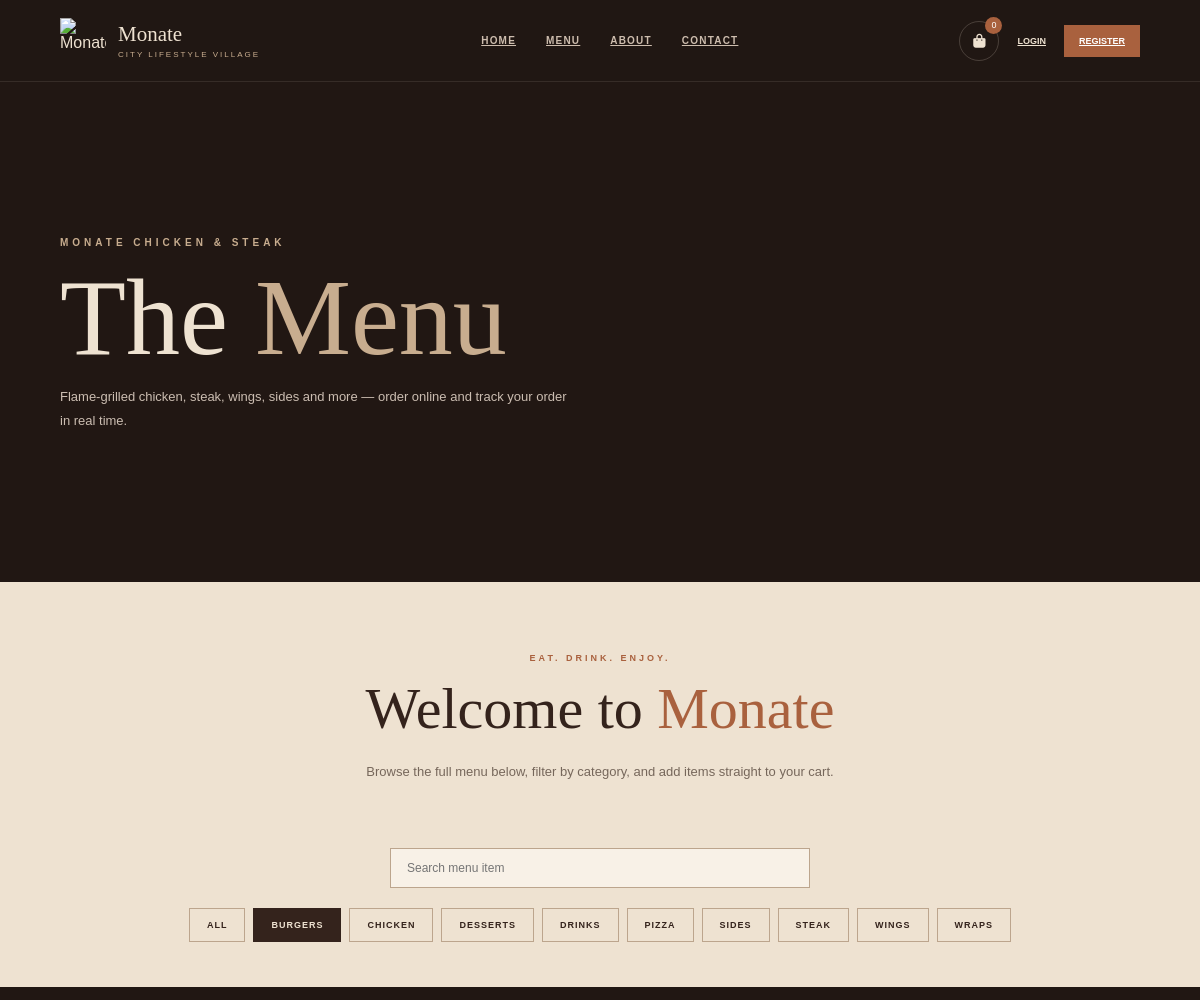
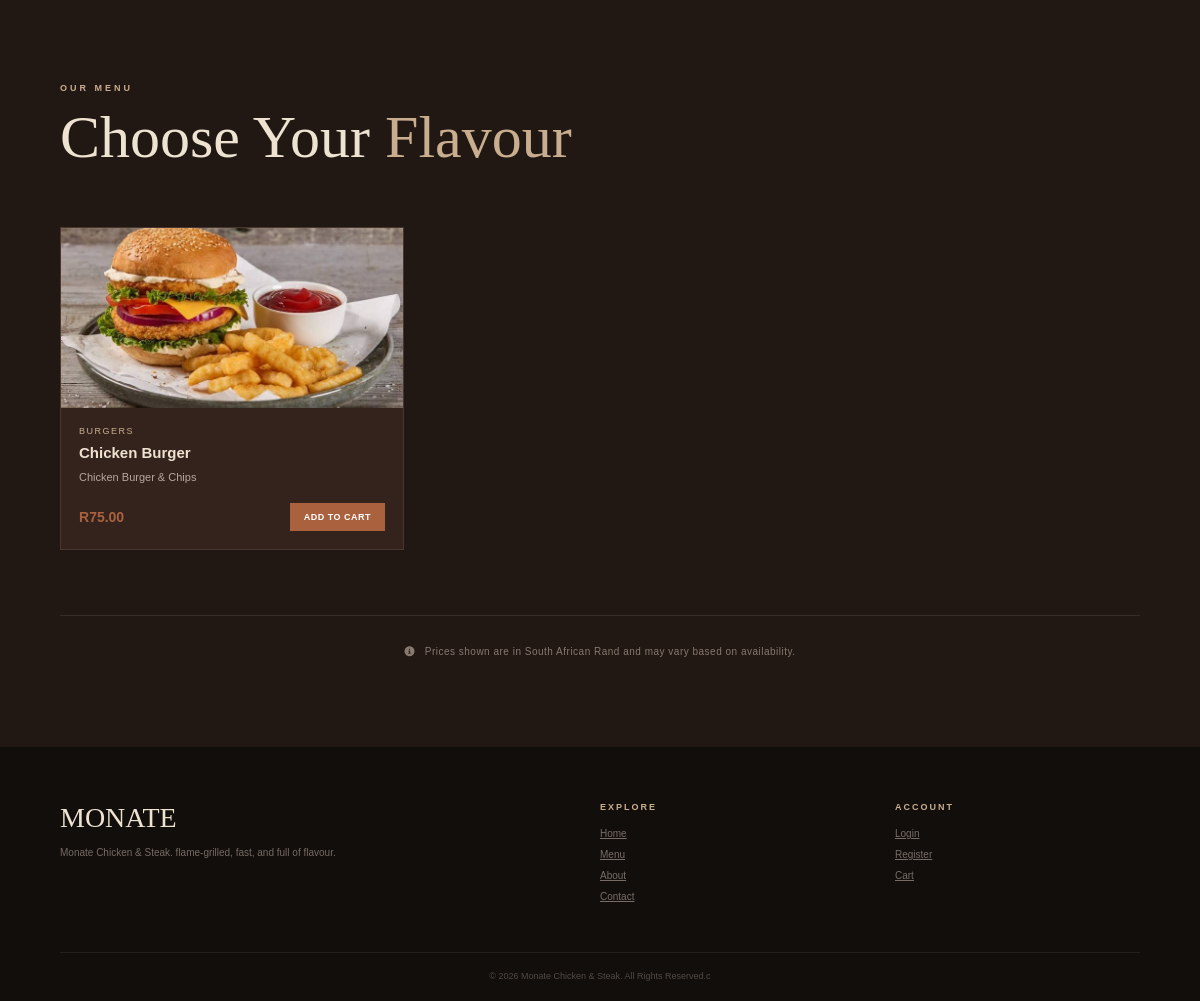
The page /menu.php?category=3 on the database its author committed (2 pictures, top to bottom).
### tables this page shows
CREATE TABLE IF NOT EXISTS `categories` (
  `category_id` int(11) NOT NULL AUTO_INCREMENT,
  `category_name` varchar(100) NOT NULL,
  PRIMARY KEY (`category_id`)
);

CREATE TABLE IF NOT EXISTS `menu_items` (
  `menu_id` int(11) NOT NULL AUTO_INCREMENT,
  `category_id` int(11) NOT NULL,
  `item_name` varchar(100) NOT NULL,
  `description` mediumtext DEFAULT NULL,
  `price` decimal(10,2) NOT NULL,
  `image` varchar(255) DEFAULT NULL,
  `available` enum('Yes','No') DEFAULT 'Yes',
  PRIMARY KEY (`menu_id`),
  KEY `category_id` (`category_id`)
);

### menu.php (the view, shortened to what this page needs)
<?php
include("db.php");
$categories = [];
$catResult = mysqli_query($conn, "SELECT category_id, category_name FROM categories ORDER BY category_name");
if ($catResult) {
    while ($row = mysqli_fetch_assoc($catResult)) {
        $categories[] = $row;
    }
}
$selectedCategory = isset($_GET['category']) ? (int) $_GET['category'] : 0;
$searchTerm = isset($_GET['q']) ? trim($_GET['q']) : "";
$sql = "SELECT m.menu_id, m.item_name, m.description, m.price, m.image, c.category_name
        FROM menu_items m
        JOIN categories c ON m.category_id = c.category_id
        WHERE m.available = 'Yes'";
$params = [];
$types = "";
if ($selectedCategory > 0) {
    $sql .= " AND m.category_id = ?";
    $params[] = $selectedCategory;
    $types .= "i";
}
$sql .= " ORDER BY c.category_name, m.item_name";
$stmt = mysqli_prepare($conn, $sql);
if (!empty($params)) {
    mysqli_stmt_bind_param($stmt, $types, ...$params);
}
mysqli_stmt_execute($stmt);
$menuResult = mysqli_stmt_get_result($stmt);
$menuItems = [];
while ($row = mysqli_fetch_assoc($menuResult)) {
    $menuItems[] = $row;
}
$cartCount = 0;
?>
<!DOCTYPE html>
<html lang="en">
<head>
<link rel="stylesheet"
href="https://cdnjs.cloudflare.com/ajax/libs/font-awesome/6.7.2/css/all.min.css">
</head>
<body>
<header>
<div class="logo">
<img src="images/logo.png" alt="Monate">
<h2>Monate<span>City Lifestyle Village</span></h2>
</div>
<nav>
<a href="index.php">Home</a>
<a href="menu.php">Menu</a>
<a href="about.php">About</a>
<a href="contact.php">Contact</a>
</nav>
<div class="right">
<a href="cart.php" class="cart">
<i class="fas fa-shopping-bag"></i>
<span><?php echo (int) $cartCount; ?></span>
</a>
<?php if (isset($_SESSION['user_id'])): ?>
<a href="profile.php" class="login">Account</a>
<a href="logout.php" class="register">Logout</a>
<?php else: ?>
<a href="login.php" class="login">Login</a>
<a href="register.php" class="register">Register</a>
<?php endif; ?>
</div>
</header>
<section class="menu-hero">
<div class="menu-hero-content">
<small>Monate Chicken & Steak</small>
<h1>The <span>Menu</span></h1>
<p>Flame-grilled chicken, steak, wings, sides and more — order online and track your order in real time.</p>
</div>
</section>
<section class="intro">
<small>Eat. Drink. Enjoy.</small>
<h2>Welcome to <span>Monate</span></h2>
<p>Browse the full menu below, filter by category, and add items straight to your cart.</p>
</section>
<section class="filter-wrapper">
<div class="filter-inner">
<form method="GET" action="menu.php" class="search-row">
    <input type="text" name="q" placeholder="Search menu item"
        value="<?php echo htmlspecialchars($searchTerm); ?>">
</form>
<div class="categories">
    <a href="menu.php<?php echo $searchTerm !== '' ? '?q=' . urlencode($searchTerm) : ''; ?>"
       class="category <?php echo $selectedCategory === 0 ? 'active' : ''; ?>">
       All
    </a>
    <?php foreach ($categories as $cat): ?>
        <a href="menu.php?category=<?php echo $cat['category_id']; ?><?php echo $searchTerm !== '' ? '&q=' . urlencode($searchTerm) : ''; ?>"
           class="category <?php echo $selectedCategory === (int) $cat['category_id'] ? 'active' : ''; ?>">
           <?php echo htmlspecialchars($cat['category_name']); ?>
        </a>
    <?php endforeach; ?>
</div>
</div>
</section>
<section class="menu-gallery" id="all">
<div class="gallery-container">
<div class="gallery-heading">
<small>Our Menu</small>
<h2>Choose Your <span>Flavour</span></h2>
</div>
<?php if (empty($menuItems)): ?>
    <div class="no-results">No menu items match your search.</div>
<?php else: ?>
<div class="dish-grid">
<?php foreach ($menuItems as $item): ?>
<div class="dish-card">
    <div class="dish-image" style="background-image: url('images/menu-items/<?php echo rawurlencode($item['image']); ?>');"></div>
    <div class="dish-body">
        <div class="dish-category"><?php echo htmlspecialchars($item['category_name']); ?></div>
        <div class="dish-name"><?php echo htmlspecialchars($item['item_name']); ?></div>
        <div class="dish-desc"><?php echo htmlspecialchars($item['description']); ?></div>
        <div class="dish-footer">
            <span class="dish-price">R<?php echo number_format($item['price'], 2); ?></span>
            <form method="POST" action="menu.php<?php echo $selectedCategory > 0 ? '?category=' . $selectedCategory : ''; ?>">
                <button type="submit" name="add_to_cart">Add to Cart</button>
            </form>
        </div>
    </div>
</div>
<?php endforeach; ?>
</div>
<?php endif; ?>
<div class="menu-note">
<i class="fa-solid fa-circle-info"></i>
&nbsp;
Prices shown are in South African Rand and may vary based on availability.
</div>
</div>
</section>
<footer>
<div class="footer-content">
<div class="footer-brand">
<h2>MONATE</h2>
<p>Monate Chicken & Steak. flame-grilled, fast, and full of flavour.</p>
</div>
<div class="footer-column">
<h4>Explore</h4>
<a href="index.php">Home</a>
<a href="menu.php">Menu</a>
<a href="about.php">About</a>
<a href="contact.php">Contact</a>
</div>
<div class="footer-column">
<h4>Account</h4>
<a href="login.php">Login</a>
<a href="register.php">Register</a>
<a href="cart.php">Cart</a>
</div>
</div>
<div class="footer-bottom">
© <?php echo date("Y"); ?> Monate Chicken & Steak. All Rights Reserved.c</footer>
</body>
</html>

### rows shown on the page
categories: category_name "BURGERS"
categories: category_name "CHICKEN"
categories: category_name "DESSERTS"
categories: category_name "DRINKS"
categories: category_name "PIZZA"
categories: category_name "SIDES"
categories: category_name "STEAK"
categories: category_name "WINGS"
categories: category_name "WRAPS"
menu_items: image (picture), category.category_name "BURGERS", item_name "Chicken Burger", description "Chicken Burger & Chips", price "75.00"

### other values the page prints
$cartCount "0"
